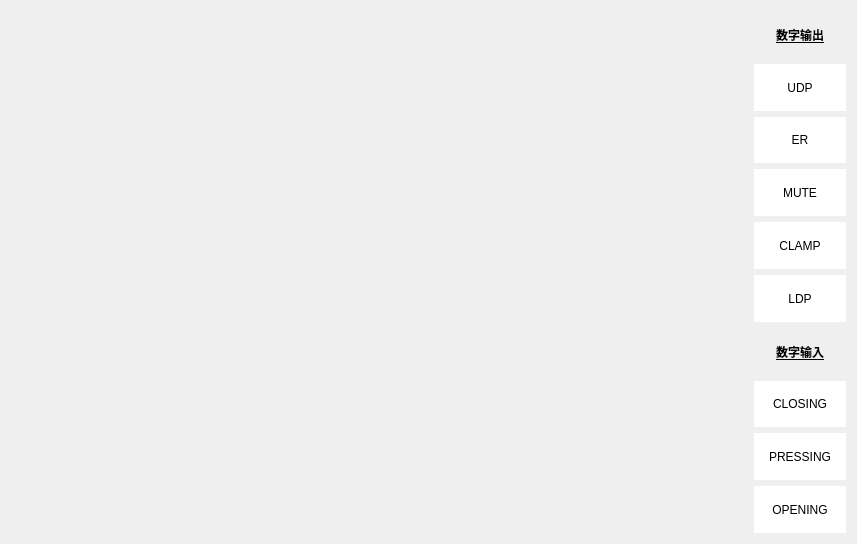
<?xml version="1.0" encoding="UTF-8"?>
<ui version="4.0">
 <class>uiRealTimePage</class>
 <widget class="QDialog" name="uiRealTimePage">
  <property name="geometry">
   <rect>
    <x>0</x>
    <y>0</y>
    <width>857</width>
    <height>544</height>
   </rect>
  </property>
  <property name="windowTitle">
   <string>Dialog</string>
  </property>
  <layout class="QGridLayout" name="gridLayout_2">
   <item row="0" column="0">
    <layout class="QGridLayout" name="gridLayout" columnstretch="8,1">
     <item row="7" column="1">
      <widget class="QLabel" name="label_8">
       <property name="styleSheet">
        <string notr="true">background-color:white</string>
       </property>
       <property name="text">
        <string>CLOSING</string>
       </property>
       <property name="alignment">
        <set>Qt::AlignCenter</set>
       </property>
      </widget>
     </item>
     <item row="4" column="1">
      <widget class="QLabel" name="label_5">
       <property name="styleSheet">
        <string notr="true">background-color:white</string>
       </property>
       <property name="text">
        <string>CLAMP</string>
       </property>
       <property name="alignment">
        <set>Qt::AlignCenter</set>
       </property>
      </widget>
     </item>
     <item row="0" column="1">
      <widget class="QLabel" name="label">
       <property name="font">
        <font>
         <weight>75</weight>
         <bold>true</bold>
         <underline>true</underline>
        </font>
       </property>
       <property name="frameShape">
        <enum>QFrame::NoFrame</enum>
       </property>
       <property name="frameShadow">
        <enum>QFrame::Sunken</enum>
       </property>
       <property name="text">
        <string>数字输出</string>
       </property>
       <property name="alignment">
        <set>Qt::AlignCenter</set>
       </property>
      </widget>
     </item>
     <item row="6" column="1">
      <widget class="QLabel" name="label_7">
       <property name="font">
        <font>
         <weight>75</weight>
         <bold>true</bold>
         <underline>true</underline>
         <strikeout>false</strikeout>
        </font>
       </property>
       <property name="frameShape">
        <enum>QFrame::NoFrame</enum>
       </property>
       <property name="frameShadow">
        <enum>QFrame::Sunken</enum>
       </property>
       <property name="text">
        <string>数字输入</string>
       </property>
       <property name="alignment">
        <set>Qt::AlignCenter</set>
       </property>
      </widget>
     </item>
     <item row="3" column="1">
      <widget class="QLabel" name="label_4">
       <property name="styleSheet">
        <string notr="true">background-color:white</string>
       </property>
       <property name="text">
        <string>MUTE</string>
       </property>
       <property name="alignment">
        <set>Qt::AlignCenter</set>
       </property>
      </widget>
     </item>
     <item row="5" column="1">
      <widget class="QLabel" name="label_6">
       <property name="styleSheet">
        <string notr="true">background-color:white</string>
       </property>
       <property name="text">
        <string>LDP</string>
       </property>
       <property name="alignment">
        <set>Qt::AlignCenter</set>
       </property>
      </widget>
     </item>
     <item row="2" column="1">
      <widget class="QLabel" name="label_3">
       <property name="styleSheet">
        <string notr="true">background-color:white</string>
       </property>
       <property name="text">
        <string>ER</string>
       </property>
       <property name="alignment">
        <set>Qt::AlignCenter</set>
       </property>
      </widget>
     </item>
     <item row="1" column="1">
      <widget class="QLabel" name="label_2">
       <property name="styleSheet">
        <string notr="true">background-color:white</string>
       </property>
       <property name="text">
        <string>UDP</string>
       </property>
       <property name="alignment">
        <set>Qt::AlignCenter</set>
       </property>
      </widget>
     </item>
     <item row="8" column="1">
      <widget class="QLabel" name="label_9">
       <property name="styleSheet">
        <string notr="true">background-color:white</string>
       </property>
       <property name="text">
        <string>PRESSING</string>
       </property>
       <property name="alignment">
        <set>Qt::AlignCenter</set>
       </property>
      </widget>
     </item>
     <item row="9" column="1">
      <widget class="QLabel" name="label_10">
       <property name="styleSheet">
        <string notr="true">background-color:white</string>
       </property>
       <property name="text">
        <string>OPENING</string>
       </property>
       <property name="alignment">
        <set>Qt::AlignCenter</set>
       </property>
      </widget>
     </item>
     <item row="0" column="0" rowspan="10">
      <widget class="QWidget" name="widget" native="true"/>
     </item>
    </layout>
   </item>
  </layout>
 </widget>
 <resources/>
 <connections/>
</ui>
